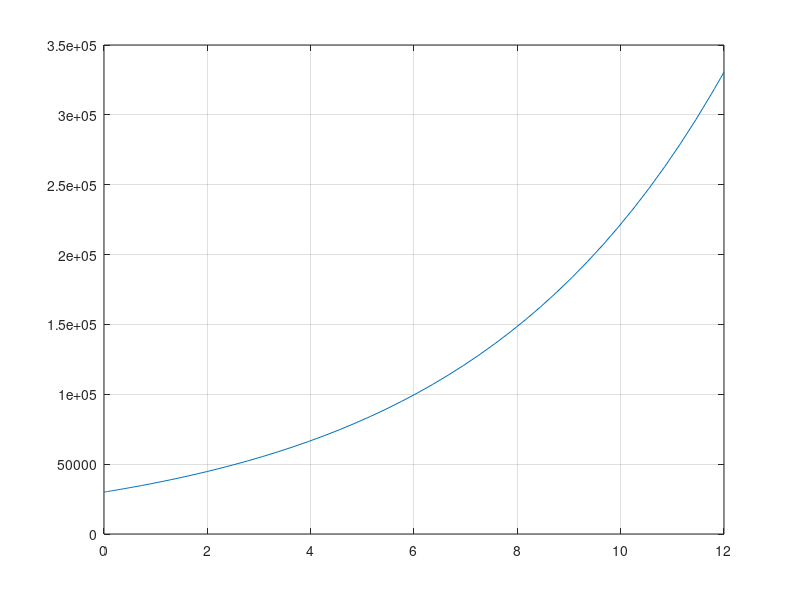
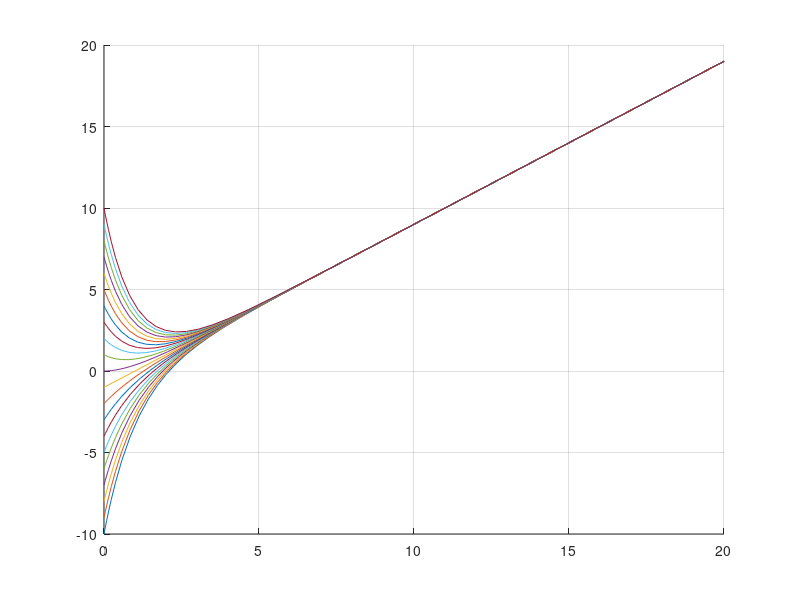

MATLAB code to generate these figures, in order:
clc
clear  
%%%%%%%%%%%%%%%%%%%%%%%%EJERCICIO 2%%%%%%%%%%%%%%%%%%%%%%%%%%%%%%%%%%%%
tspan = [0 12];
y0 = 30000;
f= @(t,y) 0.2 * y;
[t, y] =  ode45(f, tspan, y0);
y_10 = interp1(t, y, 10);
fprintf('A las 10 horas hay %f bacterias', y_10)
figure(1)
plot(t, y)
grid("on")
%%%%%%%%%%%%%%%%%%%%%%%%EJERCICIO 5%%%%%%%%%%%%%%%%%%%%%%%%%%%%%%%%%%%%
tspan = [0 20];
g= @(t, y) -y+t;
y0_vals = -10:1:10;
for y0 = y0_vals
    [t, y] = ode23(g, tspan, y0);
    figure(2)
    hold on
    grid on
    plot(t,y)
end

%%%%%%%%%%%%%%%%%%%%%%%%EJERCICIO 8%%%%%%%%%%%%%%%%%%%%%%%%%%%%%%%%%%%%

%parametros del sistema
m=5;
c=1000;
k=750;

%funcion del sistema
f=@(t,x) [x(2);-(c/m)*x(2)-(k/m)*x(1)]; %hago una matriz

%condiciones iniciales
x0=[1;0.5]; %el ; genera columnas

%intervalo de integracion
tspan= [0 10];

%resolver con ode45
[t,x]=ode45(f,tspan,x0);